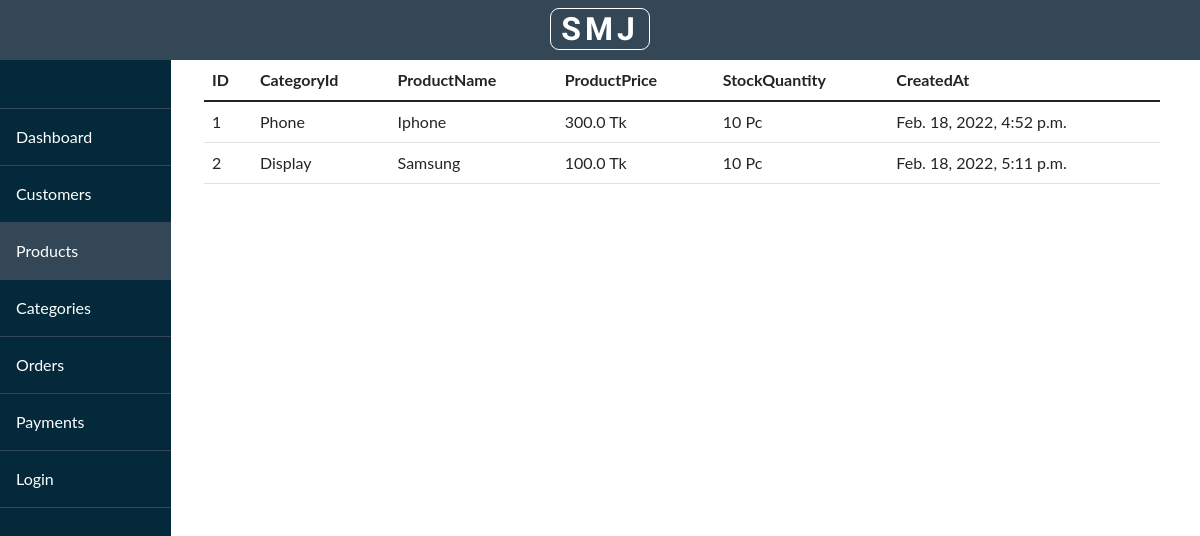
Screenshot of /products/ with the database file from the repository.
### websites/models.py (models this page shows, shortened)
class Product(models.Model):
    categoryId = models.ForeignKey(Product_Category, models.SET_NULL, blank=True,null=True,)
    productName = models.CharField(max_length=200, null=True)
    productPrice = models.FloatField(default=0)
    stockQuantity = models.IntegerField()
    createdAt = models.DateTimeField(auto_now_add = True, null = True)

class Product_Category(models.Model):
    categoryName = models.CharField(max_length=200, null = True)
    Description = models.CharField(max_length=1000, null = True)
    def __str__(self):
        return self.categoryName

### websites/views.py (the view)
# urls.py: path('products/', views.product, name = "product"),
def product(request):
    productList = Product.objects.all
    return render(request, 'websites/product.html', {
        'products': productList
    })

### websites/templates/websites/product.html
{% extends 'websites/layout.html' %}
{% block content %}
    <div class="col-md-10">
        <table class="table">
            <thead>
              <tr>
                <th scope="col">ID</th>
                <th scope="col">CategoryId</th>
                <th scope="col">ProductName</th>
                <th scope="col">ProductPrice</th>
                <th scope="col">StockQuantity</th>
                <th scope="col">CreatedAt</th>
              </tr>
            </thead>
            <tbody>
              {% for product in products %}
                <tr>
                    <td>{{ product.id }}</td>
                    <td>{{ product.categoryId }}</td>
                    <td>{{ product.productName }}</td>
                    <td>{{ product.productPrice }} Tk</td>
                    <td>{{ product.stockQuantity }} Pc</td>
                    <td>{{ product.createdAt }}</td>
                </tr>
              {% endfor %}
            </tbody>
          </table>
    </div>
{% endblock %}

### websites/templates/websites/layout.html (shortened to what this page needs)
{% load static %}
{% url 'dashboard' as dashboard %}
{% url 'customer' as customer %}
{% url 'product' as product %}
{% url 'order' as order %}
{% url 'category' as category %}
{% url 'payment' as payment %}
<!DOCTYPE html>
<html lang="en">
  <head>
    <link href="https://cdn.jsdelivr.net/npm/bootstrap@5.1.3/dist/css/bootstrap.min.css" rel="stylesheet">
    <link rel="stylesheet" href="{% static '/css/style.css' %}">
  </head>
  <body>
    <div class="topbar text-center text-white">
        <span class="full_logo_wrapper">
              <span class="crms-logo">SMJ</span>
        </span>
    </div>
    <div class="row">
      <div class="col-md-2">
        <div class="sidebar">
          <a class="{% if request.path == dashboard %} active {% endif %}" href="{% url 'dashboard' %}">Dashboard</a>
          <a class="{% if request.path == customer %} active {% endif %}" href="{% url 'customer' %}">Customers</a>
          <a class="{% if request.path == product %} active {% endif %}" href="{% url 'product' %}">Products</a>
          <a class="{% if request.path == category %} active {% endif %}" href="{% url 'category' %}">Categories</a>
          <a class="{% if request.path == order %} active {% endif %}" href="{% url 'order' %}">Orders</a>
          <a class="{% if request.path == payment %} active {% endif %}" href="{% url 'payment' %}">Payments</a>
          <a class="{% if request.path == more %} active {% endif %}" href="http://127.0.0.1:8000/admin/">Login</a>
        </div>
      </div>
        {% block content %}
        {% endblock %}
      </div>
  </body>
</html>

### static/css/style.css (style rules this page uses)
body { margin: 0; font-family: "Lato", sans-serif; }
.sidebar { margin: 0; padding: 0; width: 95%; background-color: #04293A; height: 100vh; overflow: auto; }
.sidebar a { display: block; color: #fff; padding: 16px; text-decoration: none; }
.sidebar a.active { background-color: #334756; color: white; }
.topbar { height: 60px; background-color: #334756; padding: 5px; }
body { overflow-x: hidden; }
.crms-logo { font-family: 'Moon Dance', cursive; letter-spacing: 4px; border: 1px solid #fff; padding: 1px 10px; font-size: 32px; border-radius: 9px; font-weight: 800; }
.full_logo_wrapper { padding: 15px 4px; margin-top: 1; font-size: 20px; border-radius: 9px; }
.sidebar a { border-top: 1px solid #334756; }
.sidebar a:last-child { border-bottom: 1px solid #334756; }
.table { width: 96%; }

### rows the page displays
Product: id "1", categoryId "Phone", productName "Iphone", productPrice "300.0", stockQuantity "10", createdAt "Feb. 18, 2022, 4:52 p.m."
Product: id "2", categoryId "Display", productName "Samsung", productPrice "100.0", stockQuantity "10", createdAt "Feb. 18, 2022, 5:11 p.m."
